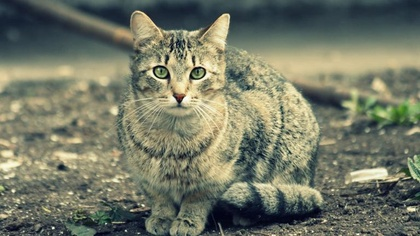
%> input picture cats.jpg, 420 x 236 px, shrunk from 768 x 432 before the run
$ octave exam3.m   (GNU Octave 9; MATLAB toolbox functions it lacks are replaced by stand-ins)
%> lines starting %> are read from the running program, lines starting %| are printed output that depends on the picture
clear all;clc;close all
imgOrigin = imread('cats.jpg');
%> imgOrigin is the input picture: size 236x420x3 uint8; mean R, G, B 116.1, 120.3, 102.1

imgB = imgOrigin(:,:,1)
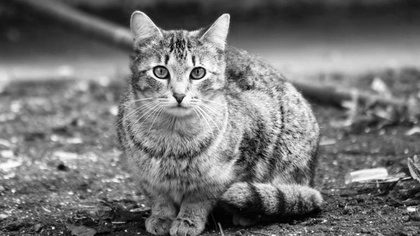
%> imgB: size 236x420 uint8; min 0, max 255, mean 116.1
[rows,cols] = size(imgB);
%> rows = 236; cols = 420
imgNewB = imgOrigin(:,:,1)%copy B channel
for r=1:rows
    for c=1:cols
        x = imgB(r,c);
        if x<80
            x = 2*x + 20;
        elseif x< 160
            x = 1.2*x + 30;
        else
            x = 0.8*x - 10;
        end
        imgNewB(r,c) = x;
    end
end
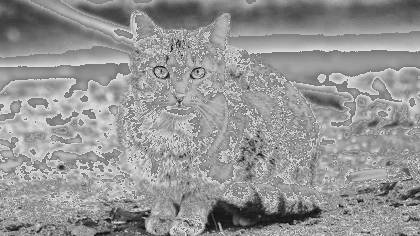
%> imgNewB: size 236x420 uint8; min 20, max 221, mean 148.9
rseult = imgOrigin; %copy image
rseult(:,:,1) = imgNewB;
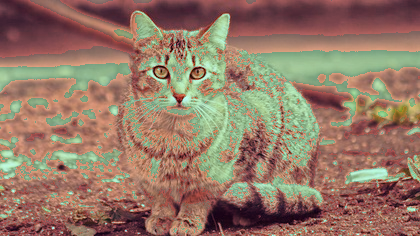
%> rseult: size 236x420x3 uint8; mean R, G, B 148.9, 120.3, 102.1
subplot(2,2,1),imshow(imgOrigin),title('Original');
subplot(2,2,2),imshow(rseult),title('Rseult');
subplot(2,2,3),imhist(imgB),title('Before B');
subplot(2,2,4),imhist(imgNewB),title('After B');
%> after `title('After B')`:
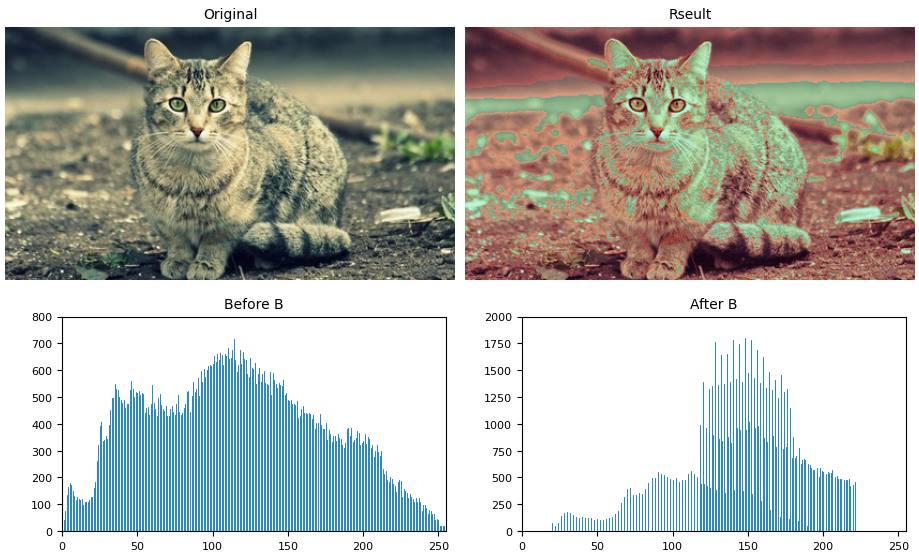
%> figure redrawn from the program's plot data, 4 panels
